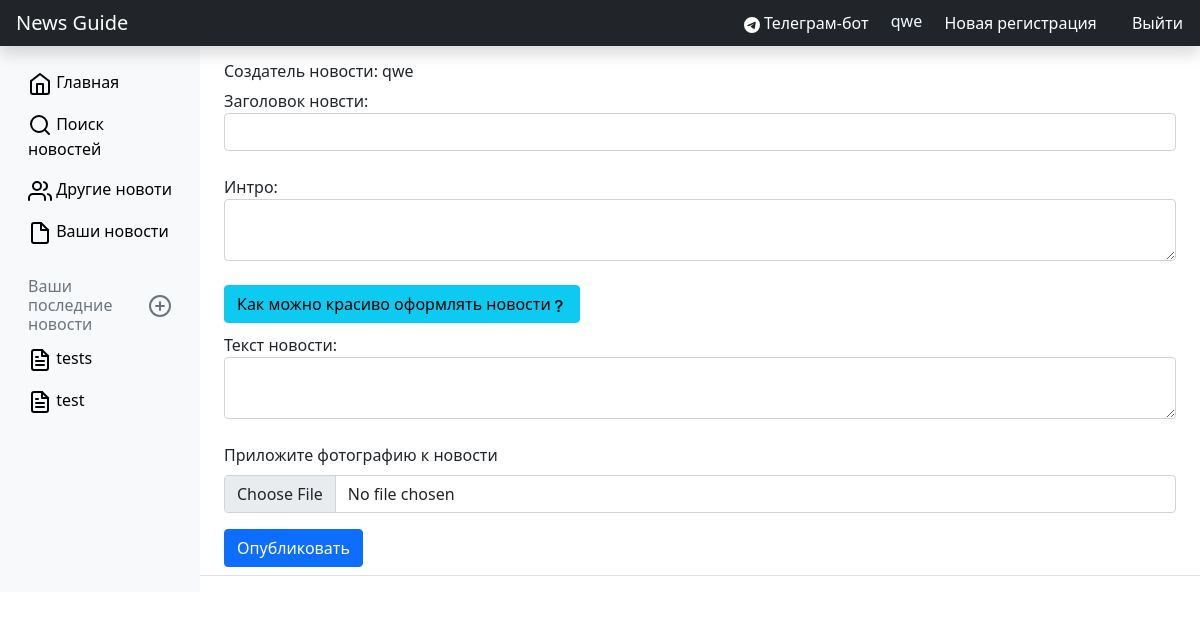
The page /create_news (signed in) on the database as committed earlier.
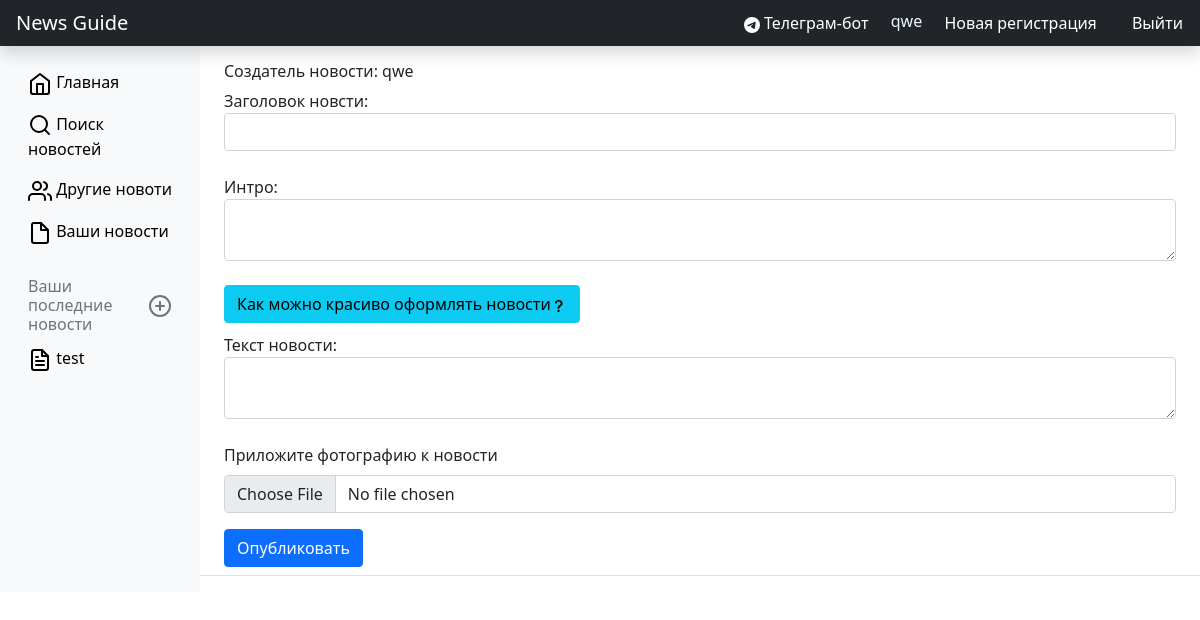
The same page on the database as committed later.
### data/users.py (models this page shows, shortened)
class User(SqlAlchemyBase, UserMixin, SerializerMixin):
    __tablename__ = 'users'
    id = sqlalchemy.Column(sqlalchemy.Integer,
                           primary_key=True, autoincrement=True)
    username = sqlalchemy.Column(sqlalchemy.String, nullable=True)
    email = sqlalchemy.Column(sqlalchemy.String,
                              index=True, unique=True, nullable=True)
    hashed_password = sqlalchemy.Column(sqlalchemy.String, nullable=True)

### data/news.py (models this page shows)
class News(SqlAlchemyBase, SerializerMixin):
    __tablename__ = 'news'
    id = sqlalchemy.Column(sqlalchemy.Integer,
                           primary_key=True, autoincrement=True)
    creator = sqlalchemy.Column(
        sqlalchemy.String, sqlalchemy.ForeignKey("users.username"))
    title = sqlalchemy.Column(sqlalchemy.String(30),
                              nullable=True, unique=True)
    intro = sqlalchemy.Column(sqlalchemy.String(50), nullable=False)
    text = sqlalchemy.Column(sqlalchemy.Text(800), nullable=False)
    create_date = sqlalchemy.Column(sqlalchemy.DateTime,
                                   default=datetime.datetime.now)
    image = sqlalchemy.Column(sqlalchemy.Text, nullable=False)
    user = orm.relation('User')

### main.py (the view, shortened to what this page needs)
@app.route('/create_news', methods=['POST', 'GET'])
@login_required
def create_news():
    db_sess = db_session.create_session()  # подключение к БД
    news = db_sess.query(News)  # импорт всех новостей
    form = CreateForm()  # импорт нужной формы
    return render_template('create_news.html',
                           title='Создание новости', form=form, news=news[::-1])

### forms.py
class CreateForm(FlaskForm):  # форма создания новости
    title = StringField('Заголовок новсти:', validators=[DataRequired()])
    intro = TextAreaField('Интро:', validators=[DataRequired()])
    text = TextAreaField('Текст новости:', validators=[DataRequired()])
    submit = SubmitField('Опубликовать')

### data/db_session.py (called while the page is built)
def create_session() -> Session:
    global __factory
    return __factory()

### main.py (called while the page is built)
@login_manager.user_loader  # подгрузка пользователя
def load_user(user_id):
    db_sess = db_session.create_session()  # подключение к БД
    return db_sess.query(User).get(user_id)  # возвращение нужного пользователя

### templates/create_news.html (shortened to what this page needs)
{% extends "base_2.html" %} {% block menu %}
<li class="nav-item">
    <a class="nav-link" aria-current="page" href="/home">
        Главная
    </a>
</li>
<li class="nav-item">
    <a class="nav-link" href="/news_search">
        <svg xmlns="http://www.w3.org/2000/svg" width="24" height="24" viewBox="0 0 24 24" fill="none" stroke="currentColor" stroke-width="2" stroke-linecap="round" stroke-linejoin="round"><circle cx="11" cy="11" r="8"></circle><line x1="21" y1="21" x2="16.65" y2="16.65"></line></svg>
        Поиск новостей
    </a>
</li>
<li class="nav-item">
    <a class="nav-link" href="/news_of_all">
        Другие новоти
    </a>
</li>
<li class="nav-item">
    <a class="nav-link" href="/news_to_me">
        Ваши новости
    </a>
</li>
{% endblock %} {% block content %}
<div class="col-md-9 ms-sm-auto col-lg-10 px-md-4 flex-wrap flex-md-nowrap align-items-center pt-3 pb-2 mb-3 border-bottom">
    <form method="POST" enctype="multipart/form-data">
        <h6>Создатель новости: {{ current_user.username }}</h6>
        <p>
            {{ form.title.label }}<br> {{ form.title(class="form-control") }}<br>
        </p>
        <p>
            {{ form.intro.label }}<br> {{ form.intro(class="form-control") }}<br>
        </p>
        <div style="padding-bottom: 10px;">
            <p>
                <button class="btn btn-info" type="button" data-bs-toggle="collapse" data-bs-target="#collapseExample" aria-expanded="false" aria-controls="collapseExample">
                  Как можно красиво оформлять новости
                </button>
            </p>
        </div>
        <p>
            {{ form.text.label }}<br> {{ form.text(class="form-control") }}<br>
        </p>
        <div class="mb-3">
            <label for="formFile" class="form-label">Приложите фотографию к новости</label>
            <input class="form-control" type="file" name="file" id="file">
        </div>
        <p>{{ form.submit(type="submit", class="btn btn-primary") }}</p>
    </form>
</div>
{% endblock %}

### templates/base_2.html (shortened to what this page needs)
<!DOCTYPE html>
<html lang="en">
<head>
    <link href="https://cdn.jsdelivr.net/npm/bootstrap@5.1.3/dist/css/bootstrap.min.css" rel="stylesheet">
    <link rel="stylesheet" type="text/css" href="{{url_for('static', filename='css/style.css')}}" />
</head>
<body>
    <header class="navbar navbar-dark sticky-top bg-dark p-0 shadow">
        <a class="navbar-brand col-md-3 col-lg-2 me-0 px-3" href="/home">News Guide</a>
        <div class="navbar-nav">
            <ul class="hr">
                <li>
                    <a class="btn btn-dark" href="https://t.me/NewsGuideBot" target="newframe"> Телеграм-бот</a>
                </li>
                <li style="color: aliceblue;">{{current_user.username}}</li>
                {% if current_user.is_authenticated %}
                    <li><a class="btn btn-dark" href="/register">Новая регистрация</a></li>
                    <li><a class="btn btn-dark" href="/logout">Выйти</a></li>
                {% else %}
                    <li><a class="btn btn-dark" href="/register">Зарегистрироваться</a></li>
                    <li><a class="btn btn-dark" href="/login">Войти</a></li>
                {% endif %}
            </ul>
        </div>
    </header>
    <div class="container-fluid">
        <div class="row">
            <nav id="sidebarMenu" class="col-md-3 col-lg-2 d-md-block bg-light sidebar collapse">
                <div class="position-sticky pt-3">
                    <ul class="nav flex-column">
                        {% block menu %} {% endblock %}
                    </ul>
                    <h6 class="sidebar-heading d-flex justify-content-between align-items-center px-3 mt-4 mb-1 text-muted">
                        <span>Ваши последние новости</span>
                        <a class="link-secondary" href="/create_news" aria-label="Add a new report">
                        </a>
                    </h6>
                    {% for item in news %}
                    <ul class="nav flex-column mb-2">
                        <li class="nav-item">
                            {% if item.creator == current_user.username %}
                            <a class="nav-link" href="/news/{{item.id}}">
                                {{item.title}}
                            </a>
                            {% endif %}
                        </li>
                        {% endfor %}
                    </ul>
                </div>
            </nav>
            {% block content %} {% endblock %}
        </div>
    </div>
</body>
</html>

### static/css/style.css (style rules this page uses)
.px-3 { text-decoration: none; color: #eee; }
.nav-link { text-decoration: none; color: rgb(0, 0, 0); }
div p { margin: 0; }
ul.hr li { display: inline; margin-left: 5px; }
ul.hr { margin: 0; padding: 4px; }

Rows that differ between the two databases and show on the page:
removed News: title "tests"
